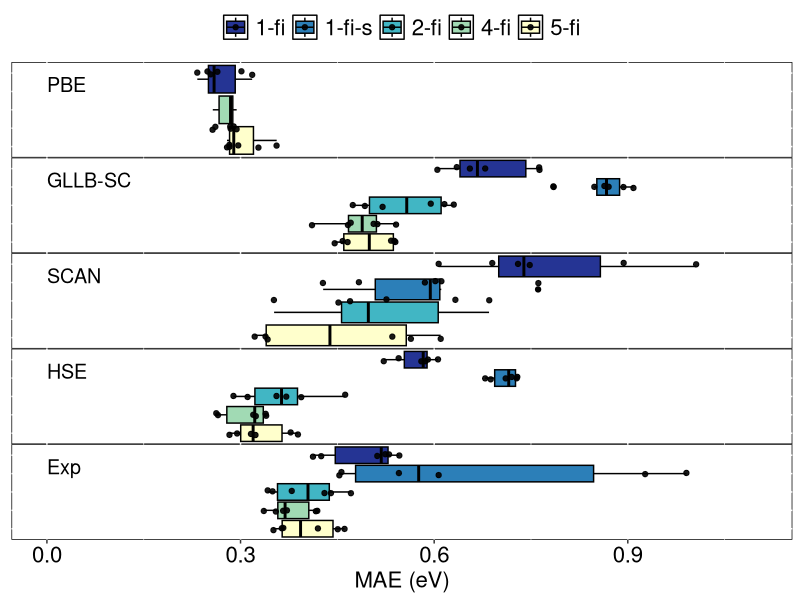
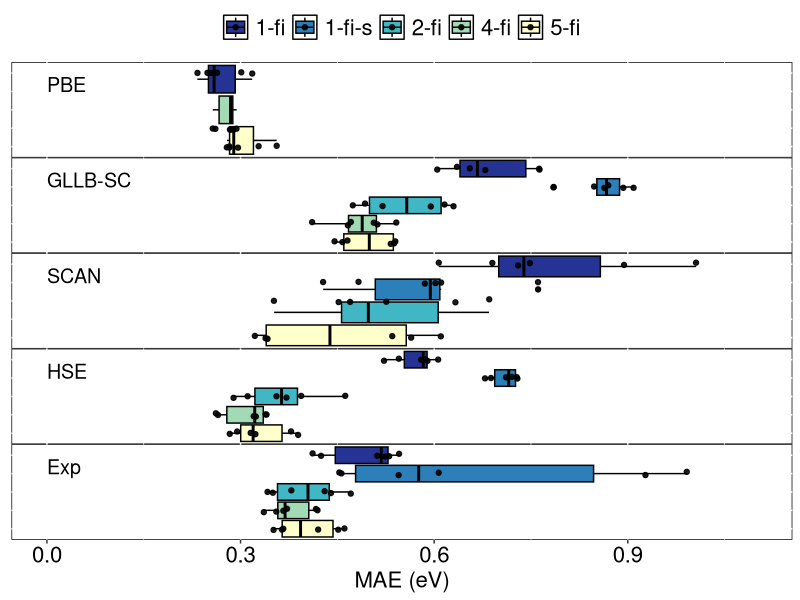

Here is the R script that generated these plots, in order:
library(dplyr)   # For data manipulation
library(ggplot2) # For data visualization
library(reshape2)
library(RColorBrewer)

theme_set(theme(panel.background = element_rect(fill = "white", colour = "black")))

data <- read.csv('./all_errors.csv', stringsAsFactors=FALSE)
data$Fidelity = factor(data$Fidelity, levels=c("PBE", "GLLB-SC", "SCAN", "HSE", "Exp"))
data[data['Model'] == '1-fi-stacked', "Model"] = '1-fi-s'
# data$Model = factor(data$Model, levels=c("1-fi", "1-fi-s", "2-fi", "4-fi", "5-fi"))
data$Model = factor(data$Model, levels=c("5-fi", "4-fi", "2-fi", "1-fi-s", "1-fi"))
p <- ggplot(data, aes(x=Model, y=Error, fill=Model)) +
  geom_boxplot(width = 5, color="black") +
  scale_fill_brewer(palette="YlGnBu", guide=guide_legend(reverse=TRUE)) +
  geom_jitter( width=0.1,alpha=0.9) +  # add dot plots
  xlab('') + ylab('MAE (eV)') +
  scale_x_discrete(labels=c("GLLBSC" = "GLLB-SC"), drop=FALSE,
  ) +
  ylim(c(0, 1.1)) +
  facet_grid(vars(Fidelity)) +
  theme(
    axis.text=element_text(size=16, color='#000000'),
    axis.title=element_text(size=16),
    axis.ticks.y=element_blank(),
    axis.text.y=element_blank(),
    axis.title.y=element_blank(),
    legend.box = "horizontal",
    legend.position="top",
    legend.text=element_text(size=16),
    legend.title=element_blank(),
    legend.background = element_rect(fill=alpha('white', 0), color=alpha('white', 0)),
    #legend.position = c(0.1, 0.8),
    panel.spacing = unit(0, "lines"),
    strip.background = element_rect(fill='white', color='white'),
    strip.text=element_blank()
  ) +
  coord_flip() +

#  theme(axis.title.x=element_blank(),
#        axis.text.x=element_blank(),
#        axis.ticks.x=element_blank()) +
  geom_text(aes(label = Fidelity), x = Inf, y = 0, hjust = 0, vjust = 2,
            size=5, check_overlap=TRUE)


# ggsave('two_fidelity_with_dots.pdf', plot=p, height = 4.5, width = 9)

ggsave('mf_dots.pdf', plot=p, height = 4.5, width = 8)
print(p)
